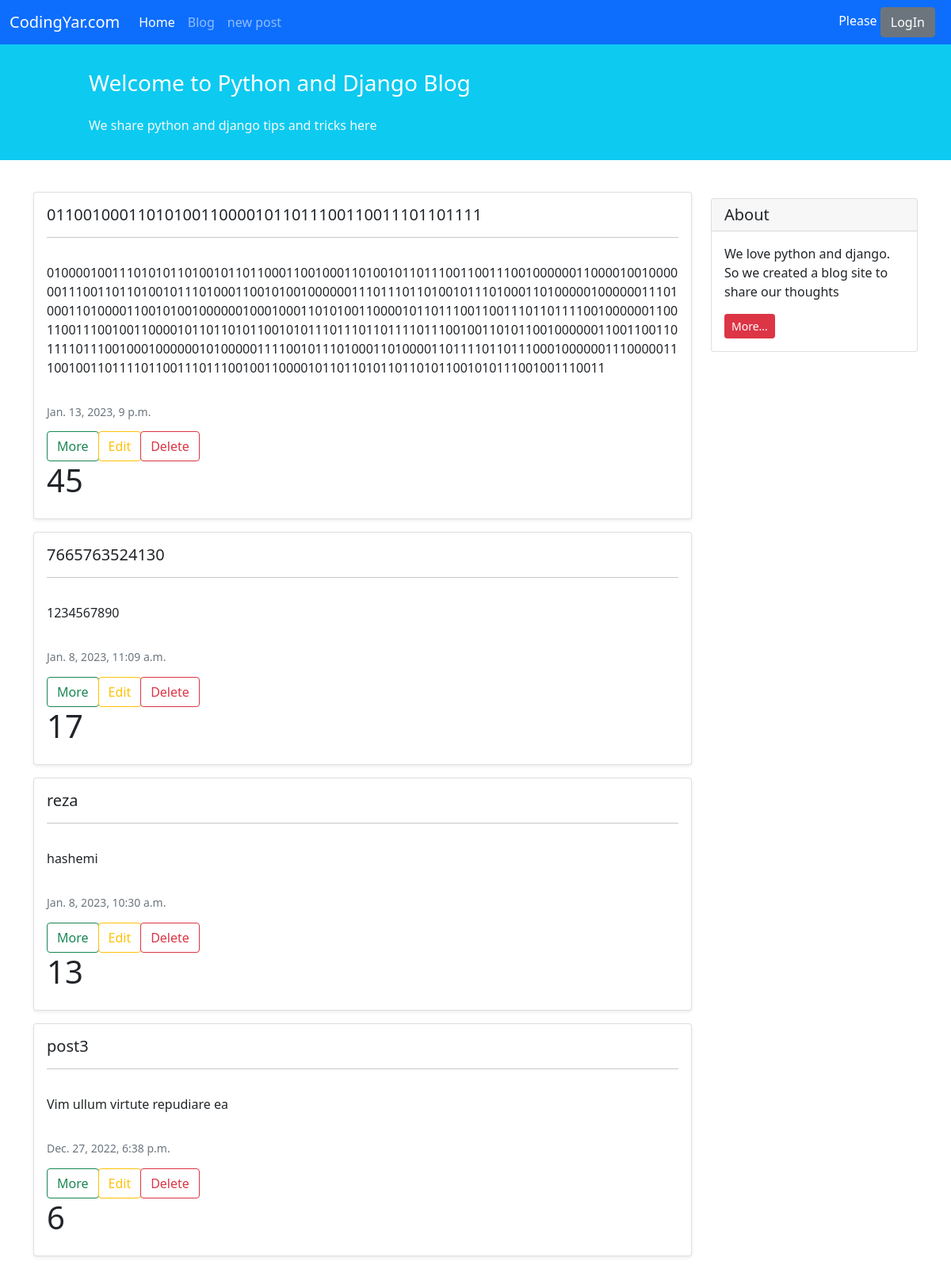
Screenshot of /blog/ with the database file from the repository.
### blog/models.py (models this page shows, shortened)
class Post(models.Model):
    STATUS_CHOICES = (
        ('pub','Published',),
        ('drf','Draft',),
    )
    title = models.CharField(max_length=100)
    text = models.TextField()
    author = models.ForeignKey('auth.User', on_delete=models.CASCADE)
    datetime_created = models.DateTimeField(auto_now_add=True)
    datetime_modified = models.DateTimeField(auto_now=True)
    status = models.CharField(choices=STATUS_CHOICES,max_length=10)

### blog/views.py (the view)
# urls.py: path('', views.Post_List.as_view(), name='post_list'),
class Post_List(generic.ListView):
    template_name = 'blog/posts_list.html'
    context_object_name = 'post_list'
    def get_queryset(self):
        return Post.objects.filter(status='pub').order_by('-datetime_modified')

### blog/templates/blog/posts_list.html (shortened to what this page needs)
{% extends '_base.html' %}
{% block content %}
    <div class="container mt-4">
        <div class="row">
            <div class="col-9">
                {% for post in post_list %}
                    <div class="card shadow-sm my-3">
                        <div class="card-body">
                            <h5 class="card-title">{{ post.title }}</h5>
                            <hr>
                            <p class="card-text py-3">
                                {{ post.text }}
                            </p>
                            <h6 class="card-subtitle mb-2 text-muted small py-2">{{ post.datetime_created }}</h6>
                            <div class="btn-group" role="group" aria-label="Basic outlined example">
                                <div class="btn-group" role="group" aria-label="Basic outlined example"><a href="{% url 'post_detail' post.id %}">
                                    <button type="button" class="btn btn-outline-primary btn btn-outline-success">More</button></a></div>
                                <div class="btn-group" role="group" aria-label="Basic outlined example"><a href="{% url 'post_update' post.id %}">
                                    <button type="button" class="btn btn-outline-primary btn btn-outline-warning">Edit</button></a></div>
                                <div class="btn-group" role="group" aria-label="Basic outlined example"><a href="{% url 'post_delete' post.id %}">
                                    <button type="button" class="btn btn-outline-primary btn btn-outline-danger">Delete</button></a></div>
                            </div>
                            <h1>{{ post.id }}</h1>
                        </div>
                    </div>
                {% endfor %}
            </div>
            <div class="col-3">
                <div class="card my-4">
                    <h5 class="card-header">About</h5>
                    <div class="card-body">
                        <p class="card-text">We love python and django. So we created a blog site to share our
                            thoughts</p>
                        <a href="#"
                           class="btn btn-sm btn-danger">
                            More...
                        </a>
                    </div>
                </div>
            </div>
        </div>
    </div>
{% endblock content %}

### templates/_base.html (shortened to what this page needs)
<!doctype html>
<html lang="en">
<head>
    <link href="https://cdn.jsdelivr.net/npm/bootstrap@5.1.3/dist/css/bootstrap.min.css" rel="stylesheet"
>
</head>
<body>
<nav class="navbar navbar-expand-lg navbar-dark bg-primary">
    <div class="container-fluid">
        <a class="navbar-brand" href="#">CodingYar.com</a>
        <div class="collapse navbar-collapse" id="navbarNavAltMarkup">
            <div class="navbar-nav">
                <a class="nav-link active" aria-current="page" href="#">Home</a>
                <a class="nav-link" href="{% url 'post_list' %}">Blog</a>
                <a class="nav-link" href="{% url 'post_add' %}">new post</a>
            </div>
        </div>
        <div class="mx-2 text-white">
            {% if user.is_authenticated %}
             Welcome mr {{ user.username }}...........................<a class="btn btn-secondary" href="{% url 'logout' %}">Logout</a>
            {% else %}
                Please  <a class="btn btn-secondary" href="{% url 'login' %}">LogIn</a>
            {% endif %}</div>
    </div>
</nav>
<div class="container-fluid bg-info">
    <div class="row py-3">
        <div class="col-md-8 col-md-10 mx-auto">
            <h3 class="my-4 mt-3 text-white">Welcome to Python and Django Blog</h3>
            <p class="text-light">We share python and django tips and tricks here</p>
        </div>
    </div>
</div>
{% block content %}
{% endblock content %}
</body>
</html>

### rows the page displays
Post: title "011001000110101001100001011011100110011101101111", text "01000010011101010110100101101100011001000110100101101110011001110010000001100001001000000111001101101001011101000110010100100000011101110110100101110100011010000010000001110100011010000110010100100000010001000110101001100001011011100110011101101111001000000110011001110010011000010110110101100101011101110110111101110010011010110010000001100110011011110111001000100000010100000111100101110100011010000110111101101110001000000111000001110010011011110110011101110010011000010110110101101101011001010111001001110011", datetime_created "Jan. 13, 2023, 9 p.m.", id "45"
Post: title "7665763524130", text "1234567890", datetime_created "Jan. 8, 2023, 11:09 a.m.", id "17"
Post: title "reza", text "hashemi", datetime_created "Jan. 8, 2023, 10:30 a.m.", id "13"
Post: title "post3", text "Vim ullum virtute repudiare ea", datetime_created "Dec. 27, 2022, 6:38 p.m.", id "6"
